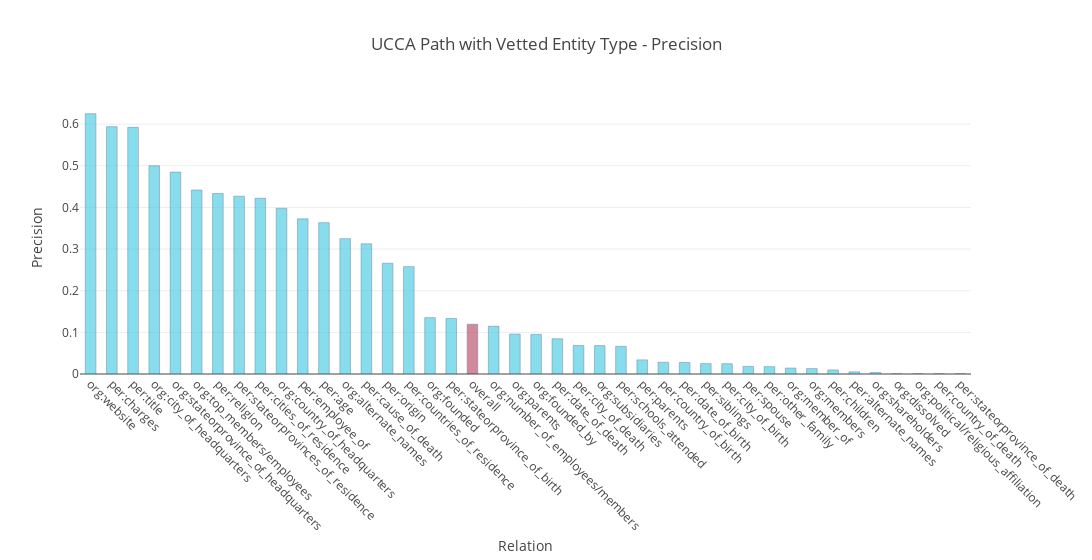

Notebook code cell kept with this figure:
### Code cell
import plotly.graph_objs as go

overall_index = next(i for (i, (relation, score)) in enumerate(stats) if relation == 'overall')

colors = ['rgb(58,200,225)'] * len(stats)
colors[overall_index] = 'rgb(181,59,89)'


trace1 = go.Bar(
    x=[stat[0] for stat in stats],
    y=[stat[1] for stat in stats],
    name='Precision',
    width=0.5,
    marker=dict(
        color=colors,
        line=dict(
            color='rgb(8,48,107)',
            width=0.5),
        ),
    opacity=0.6
)

data = [trace1]
layout = go.Layout(
    title='UCCA Path with Vetted Entity Type - Precision',
    xaxis_title="Relation",
    yaxis_title="Precision ",        
    barmode='overlay',
    width=1200,
    xaxis = go.layout.XAxis(
        tickangle = 45,
        automargin = True
        
    )
    
        
)

fig = go.Figure(data=data, layout=layout)
iplot(fig)

### Figure 1 — Plotly figure (JSON) as saved in the notebook; plotly's stock layout.template omitted (floating-point values rounded to 4 significant figures)
{"data": [{"marker": {"color": ["rgb(58,200,225)", "rgb(58,200,225)", "rgb(58,200,225)", "rgb(58,200,225)", "rgb(58,200,225)", "rgb(58,200,225)", "rgb(58,200,225)", "rgb(58,200,225)", "rgb(58,200,225)", "rgb(58,200,225)", "rgb(58,200,225)", "rgb(58,200,225)", "rgb(58,200,225)", "rgb(58,200,225)", "rgb(58,200,225)", "rgb(58,200,225)", "rgb(58,200,225)", "rgb(58,200,225)", "rgb(181,59,89)", "rgb(58,200,225)", "rgb(58,200,225)", "rgb(58,200,225)", "rgb(58,200,225)", "rgb(58,200,225)", "rgb(58,200,225)", "rgb(58,200,225)", "rgb(58,200,225)", "rgb(58,200,225)", "rgb(58,200,225)", "rgb(58,200,225)", "rgb(58,200,225)", "rgb(58,200,225)", "rgb(58,200,225)", "rgb(58,200,225)", "rgb(58,200,225)", "rgb(58,200,225)", "rgb(58,200,225)", "rgb(58,200,225)", "rgb(58,200,225)", "rgb(58,200,225)", "rgb(58,200,225)", "rgb(58,200,225)"], "line": {"color": "rgb(8,48,107)", "width": 0.5}}, "name": "Precision", "opacity": 0.6, "type": "bar", "uid": "83e657fc-634f-4c9e-ba00-0eb0c05187a9", "width": 0.5, "x": ["org:website", "per:charges", "per:title", "org:city_of_headquarters", "org:stateorprovince_of_headquarters", "org:top_members/employees", "per:religion", "per:stateorprovinces_of_residence", "per:cities_of_residence", "org:country_of_headquarters", "per:employee_of", "per:age", "org:alternate_names", "per:cause_of_death", "per:origin", "per:countries_of_residence", "org:founded", "per:stateorprovince_of_birth", "overall", "org:number_of_employees/members", "org:parents", "org:founded_by", "per:date_of_death", "per:city_of_death", "org:subsidiaries", "per:schools_attended", "per:parents", "per:country_of_birth", "per:date_of_birth", "per:siblings", "per:city_of_birth", "per:spouse", "per:other_family", "org:member_of", "org:members", "per:children", "per:alternate_names", "org:shareholders", "org:dissolved", "org:political/religious_affiliation", "per:country_of_death", "per:stateorprovince_of_death"], "y": [0.625, 0.5938, 0.5923, 0.5, 0.4848, 0.4417, 0.4333, 0.427, 0.4219, 0.398, 0.3725, 0.3634, 0.325, 0.3125, 0.266, 0.2578, 0.1353, 0.1333, 0.1195, 0.1148, 0.0959, 0.095, 0.0846, 0.0684, 0.0682, 0.0664, 0.0339, 0.0282, 0.0277, 0.0249, 0.0247, 0.0181, 0.0176, 0.0142, 0.013, 0.0098, 0.0052, 0.0035, 0, 0, 0, 0]}], "layout": {"barmode": "overlay", "title": {"text": "UCCA Path with Vetted Entity Type - Precision"}, "width": 1200, "xaxis": {"automargin": true, "tickangle": 45, "title": {"text": "Relation"}}, "yaxis": {"title": {"text": "Precision "}}}}
